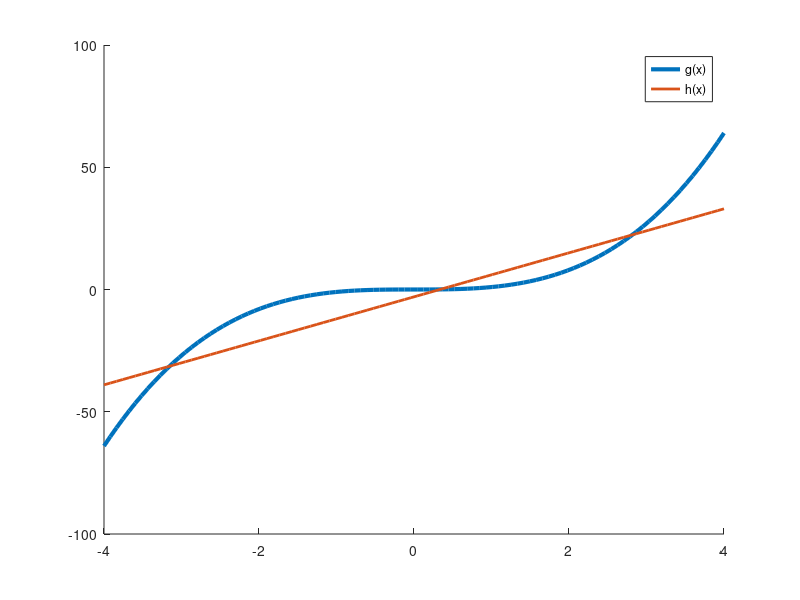

MATLAB code for this plot:
x = linspace(-4, 4);
g = @(x) x.^3
h = @(x) 9*x - 3
hold all
plot(x,g(x),'-','linewidth', 3)
plot(x,h(x),'-','linewidth',2)
%plot(x, g(x), x, h(x))
legend('g(x)', 'h(x)')
hold off